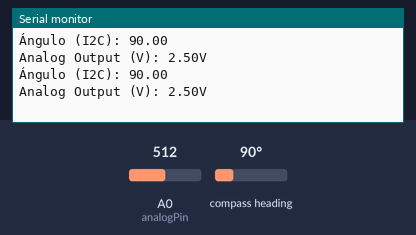
Simulated run of this sketch. Board: Arduino Uno, built with avr-gcc and run on an emulated ATmega328P. Shown: the last lines printed to the serial monitor. Wiring (inferred from the names in the program): AS5600 angle sensor at I2C address 0x36. The inputs (shaded band) are chosen by the test bench; at power-on: compass heading 90°, A0 (analogPin) = 512.

Above: at 1.8 s.
1.9 s: compass heading set to 7°
At 2.8 s:
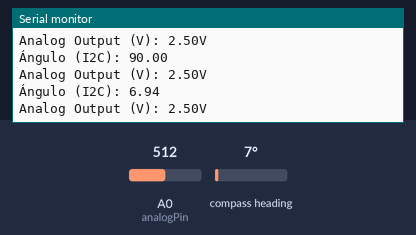
3.4 s: A0 (analogPin) set to 716
At 4.7 s:
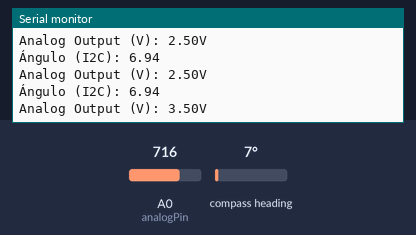
4.9 s: compass heading set to 180°
At 5.8 s:
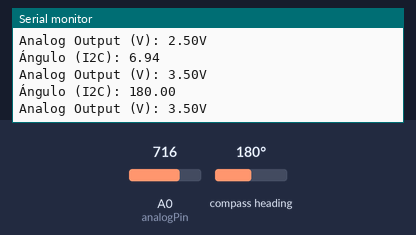
6.4 s: A0 (analogPin) set to 900
At 7.5 s:
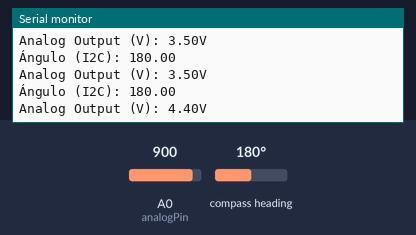
Timing chart, 0 to 8.9 s (numbered marks = the images above; inputs shaded):
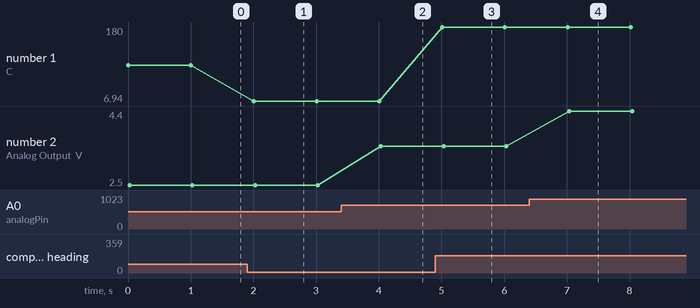

The sketch:

ANALOG_I2C.ino
```cpp
#include <Wire.h>

#define AS5600_ADDRESS 0x36
#define CONF_REG 0x07
#define ANGLE_REG 0x0E

const int analogPin = A0;

void setup() {
  Serial.begin(9600);
  Wire.begin();

  // Configuración inicial del modo analógico
  configureAnalogMode();
}

void loop() {
  // Leer ángulo vía I2C
  uint16_t angle = readAngle();
  float angleDegrees = (angle * 360.0) / 4096.0;
  Serial.print("Ángulo (I2C): ");
  Serial.println(angleDegrees);

  // Leer salida analógica
  int analogValue = analogRead(analogPin);
  float percentage = (analogValue / 1023.0) * 5.0;
  Serial.print("Analog Output (V): ");
  Serial.print(percentage);
  Serial.println("V");

  delay(1000);
}

void configureAnalogMode() {
  Wire.beginTransmission(AS5600_ADDRESS);
  Wire.write(CONF_REG);
  Wire.write(0x00); // MSB - Configuración básica
  Wire.write(0x10); // LSB - Configura salida en modo analógico
  Wire.endTransmission();
}

uint16_t readAngle() {
  Wire.beginTransmission(AS5600_ADDRESS);
  Wire.write(ANGLE_REG);
  Wire.endTransmission();

  Wire.requestFrom(AS5600_ADDRESS, 2);
  uint16_t angle = Wire.read() << 8 | Wire.read();

  return angle;
}
```

Measured:
- after the input at 1.9 s, the serial monitor: prints a new line after 0.11 s (image 1)
- after the input at 3.4 s, the serial monitor: prints a new line after 0.63 s (image 2)
- after the input at 4.9 s, the serial monitor: prints a new line after 0.11 s (image 3)
- after the input at 6.4 s, the serial monitor: prints a new line after 0.64 s (image 4)
- plotted number 1: 90 → 6.94 after the input at 1.9 s, 6.94 → 180 after the input at 4.9 s
- plotted number 2: 2.5 → 3.5 after the input at 3.4 s, 3.5 → 4.4 after the input at 6.4 s
